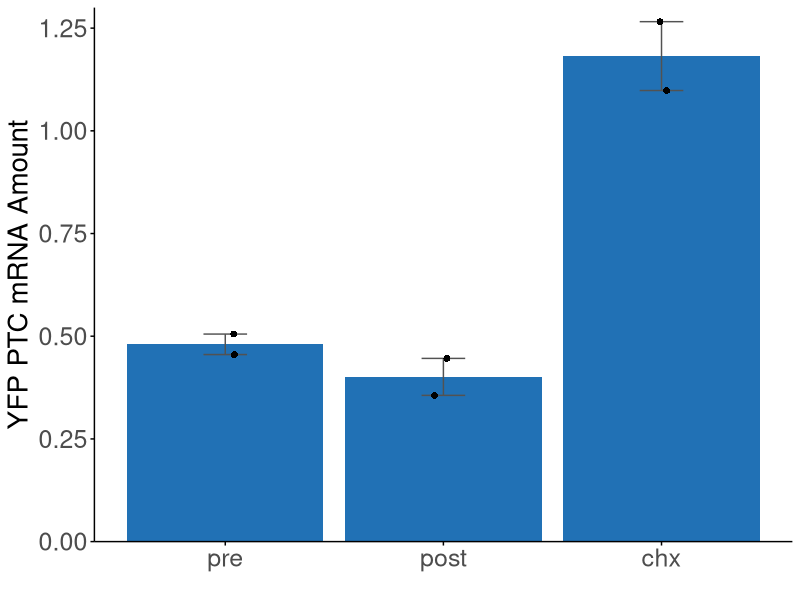

Reproduce this figure in R.
library(ggplot2)
library(ggpubr)
setwd("~/CiBERopt_main/CiberOpt_fig4/nmd_libraryQPCR/")

cq = read.csv("nmd_lib_qPCR.csv")

#average technical replicates
df = aggregate(Ct..dR.~strain+target+condition+bio_rep, cq, mean)
#set row with condition+strain
df$label = paste(df$strain, df$condition, df$bio_rep, sep='_')
df = as.data.frame.matrix(xtabs(Ct..dR. ~ label + target, df))
df$cq_diff = df$cit-df$scarlet
df$diff_amount = 2^-(df$cq_diff)
df$condition = sapply(strsplit(rownames(df),'_'),'[[',2)

df$condition = factor(df$condition, levels=c('pre','post','chx'))

lib_qpcr = ggplot(df, aes(x=condition, y=diff_amount, fill='black')) + 
  geom_bar(position='dodge', stat='summary',fun.y='mean', fill='#2171b5')+ 
  geom_errorbar(stat = 'summary', position = 'dodge', width = 0.2,color='#525252') + 
  geom_point(aes(x = condition), shape = 16, size = 2, 
             position = position_jitterdodge(jitter.width = 0.1, dodge.width = 1)) + 
  theme_classic() + ylab('YFP PTC mRNA Amount') + xlab('') + 
  scale_y_continuous(expand=c(0.0,0.0),limits = c(0,1.3)) +
  theme(panel.grid = element_blank(),
        axis.line = element_line(color = "black"),
        axis.ticks = element_line(color = "black",),
        axis.ticks.length = unit(0.1,'cm'),
        axis.text = element_text(size=18),
        axis.title.y=element_text(size=20),
        legend.position = "none",
        panel.border = element_blank())

#evaluate statistics on the cq_dff, all CHX < 0.05
pvals = compare_means(cq_diff~condition, df, method='t.test')

if(!(file.exists('nmd_lib_qpcr.pdf'))){
  ggsave('nmd_lib_qpcr.pdf',lib_qpcr, height=3,width=2.5)
}
